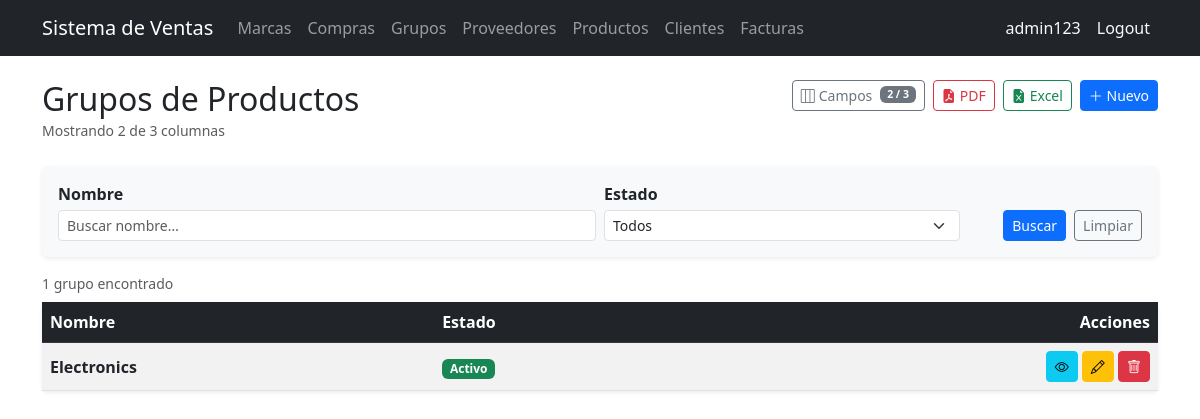
The page /groups/ (signed in) on the database as committed earlier.
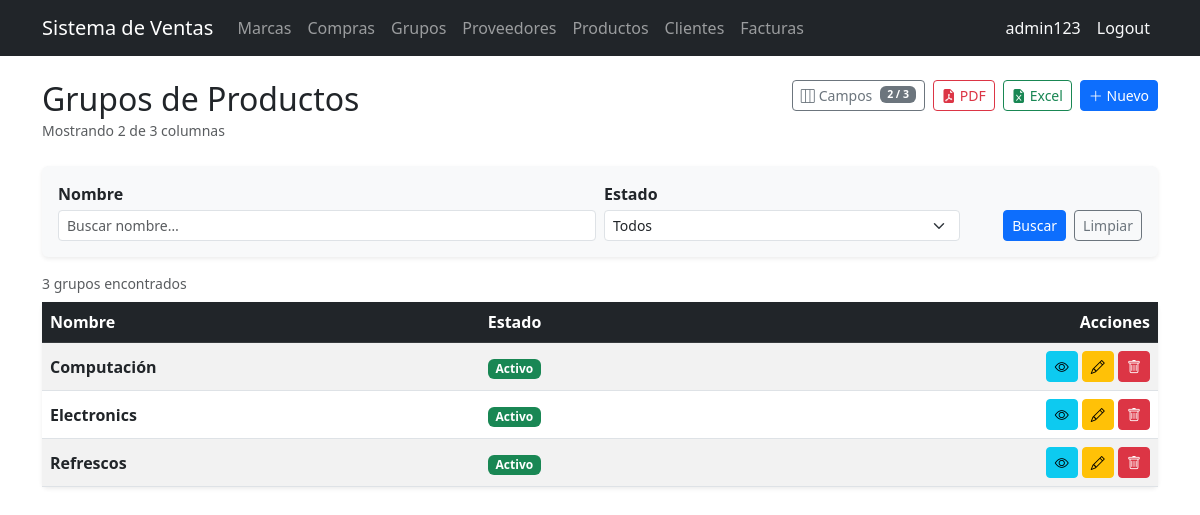
The same page on the database as committed later.
### billing/models.py (models this page shows, shortened)
class ProductGroup(models.Model):
    name = models.CharField(max_length=100, unique=True, verbose_name='Nombre del grupo')
    is_active = models.BooleanField(default=True, verbose_name='Activo')
    created_at = models.DateTimeField(auto_now_add=True)
    updated_at = models.DateTimeField(auto_now=True)
    class Meta:
        verbose_name = 'Product Group'
        verbose_name_plural = 'Product Groups'
        ordering = ['name']

### billing/views.py (the view, shortened to what this page needs)
# urls.py: path('groups/', views.ProductGroupListView.as_view(), name='productgroup_list'),
class ProductGroupListView(ExportMixin, LoginRequiredMixin, ListView):
    model = ProductGroup
    template_name = 'billing/product_group_list.html'
    context_object_name = 'items'
    paginate_by = 3
    export_filename = 'grupos'
    ALL_COLUMNS = PRODUCTGROUP_ALL_COLUMNS
    def get_queryset(self):
        qs = ProductGroup.objects.all()
        form = ProductGroupSearchForm(self.request.GET)
        if form.is_valid():
            if form.cleaned_data.get('name'):
                qs = qs.filter(name__icontains=form.cleaned_data['name'])
            val = form.cleaned_data.get('is_active')
            if val in ('0', '1'):
                qs = qs.filter(is_active=(val == '1'))
        return qs
    def get_context_data(self, **kwargs):
        ctx = super().get_context_data(**kwargs)
        ctx['search_form'] = ProductGroupSearchForm(self.request.GET)
        ctx['all_columns'] = self.ALL_COLUMNS
        ctx['all_col_keys_json'] = json.dumps([c['key'] for c in self.ALL_COLUMNS])
        ctx['default_col_keys_json'] = json.dumps(
            [c['key'] for c in self.ALL_COLUMNS if c.get('default', True)]
        )
        return ctx

### billing/forms.py
class ProductGroupSearchForm(forms.Form):
    name = forms.CharField(
        required=False, label='Nombre',
        widget=forms.TextInput(attrs={**_sm_text, 'placeholder': 'Buscar nombre…'})
    )
    is_active = forms.ChoiceField(
        choices=_ACTIVE_CHOICES, required=False, label='Estado',
        widget=forms.Select(attrs=_sm_select)
    )

### billing/mixins.py (called while the page is built)
    def get(self, request, *args, **kwargs):
        fmt = request.GET.get('export')
        if fmt == 'pdf':
            return self.export_pdf(self.get_queryset())
        if fmt == 'excel':
            return self.export_excel(self.get_queryset())
        return super().get(request, *args, **kwargs)

    def get_context_data(self, **kwargs):
        ctx = super().get_context_data(**kwargs)
        params = self.request.GET.copy()
        params.pop('page', None)
        params.pop('export', None)
        ctx['query_params'] = params.urlencode()
        return ctx

### billing/templates/billing/product_group_list.html (shortened to what this page needs)
{% extends 'billing/base.html' %}
{% block content %}
<div class="d-flex justify-content-between align-items-start mb-4 flex-wrap gap-2">
  <div>
    <h2 class="mb-0">Grupos de Productos</h2>
    <small class="text-muted" id="colText">Cargando columnas…</small>
  </div>
  <div class="d-flex gap-2 flex-wrap">
    <button type="button" class="btn btn-outline-secondary btn-sm d-inline-flex align-items-center gap-1"
            data-bs-toggle="modal" data-bs-target="#colModal">
      <i class="bi bi-layout-three-columns"></i> Campos
      <span class="badge bg-secondary ms-1" id="colBadge">…</span>
    </button>
    <a id="btnPdf" href="#" class="btn btn-outline-danger btn-sm d-inline-flex align-items-center gap-1">
      <i class="bi bi-file-earmark-pdf-fill"></i>PDF
    </a>
    <a id="btnExcel" href="#" class="btn btn-outline-success btn-sm d-inline-flex align-items-center gap-1">
      <i class="bi bi-file-earmark-excel-fill"></i>Excel
    </a>
    <a href="{% url 'billing:productgroup_create' %}" class="btn btn-primary btn-sm">
      <i class="bi bi-plus-lg"></i> Nuevo
    </a>
  </div>
</div>
<form method="get" class="card card-body shadow-sm border-0 mb-3 bg-light">
  <div class="row g-2 align-items-end">
    <div class="col-12 col-md-6">
      <label class="form-label form-label-sm fw-semibold mb-1">{{ search_form.name.label }}</label>
      {{ search_form.name }}
    </div>
    <div class="col-12 col-md-4">
      <label class="form-label form-label-sm fw-semibold mb-1">{{ search_form.is_active.label }}</label>
      {{ search_form.is_active }}
    </div>
    <div class="col-12 col-md-auto ms-auto d-flex gap-2">
      <button type="submit" class="btn btn-primary btn-sm">Buscar</button>
      <a href="{% url 'billing:productgroup_list' %}" class="btn btn-outline-secondary btn-sm">Limpiar</a>
    </div>
  </div>
</form>
<div class="d-flex justify-content-between align-items-center mb-2">
  <small class="text-muted">
    {% if paginator.count == 1 %}1 grupo encontrado
    {% else %}{{ paginator.count }} grupos encontrados{% endif %}
  </small>
</div>
<div class="card shadow-sm border-0">
  <div class="table-responsive">
    <table class="table table-striped table-hover align-middle mb-0" id="groupTable">
      <thead class="table-dark">
        <tr>
          <th data-col="name">Nombre</th>
          <th data-col="is_active">Estado</th>
          <th class="text-end" style="white-space:nowrap;">Acciones</th>
        </tr>
      </thead>
      <tbody>
        {% for item in items %}
        <tr>
          <td data-col="name" class="fw-semibold">{{ item.name }}</td>
          <td data-col="is_active">
            {% if item.is_active %}
              <span class="badge bg-success">Activo</span>
            {% else %}
              <span class="badge bg-secondary">Inactivo</span>
            {% endif %}
          </td>
          <td class="text-end text-nowrap">
            <a href="{% url 'billing:productgroup_detail' item.pk %}" class="btn btn-sm btn-info" title="Ver" aria-label="Ver">
              <i class="bi bi-eye"></i>
            </a>
            <a href="{% url 'billing:productgroup_update' item.pk %}" class="btn btn-sm btn-warning" title="Editar" aria-label="Editar">
              <i class="bi bi-pencil"></i>
            </a>
            <a href="{% url 'billing:productgroup_delete' item.pk %}" class="btn btn-sm btn-danger" title="Eliminar" aria-label="Eliminar">
              <i class="bi bi-trash"></i>
            </a>
          </td>
        </tr>
        {% endfor %}
      </tbody>
    </table>
  </div>
</div>
{% endblock %}

Rows that differ between the two databases and show on the page:
added ProductGroup: name "Computación", is_active "Activo"
added ProductGroup: name "Refrescos", is_active "Activo"
Other text that changed with them:
{{ paginator.count }}: (not shown) → "3"
text no longer shown: "1 grupo encontrado"
text now shown: "grupos encontrados"
